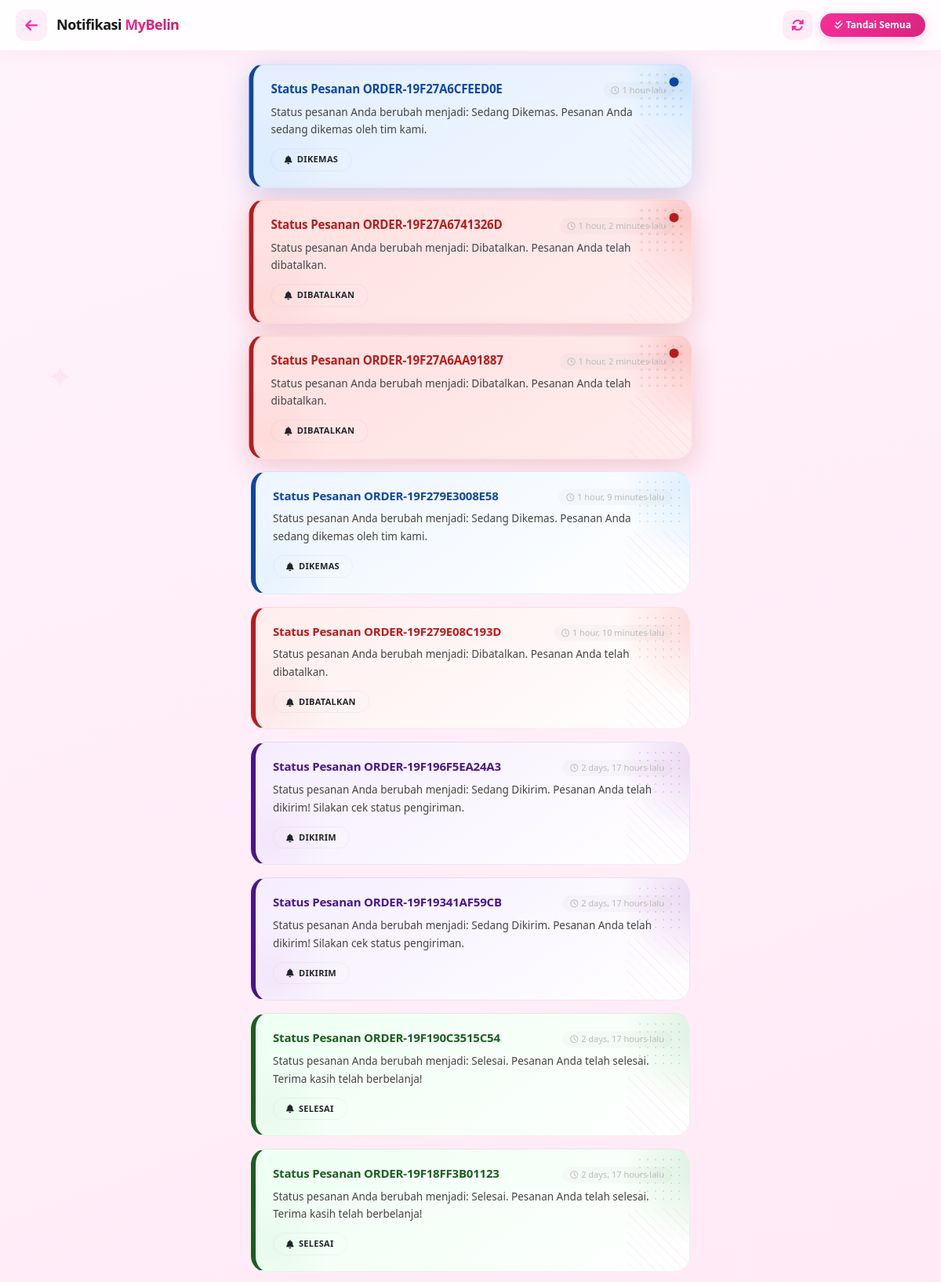
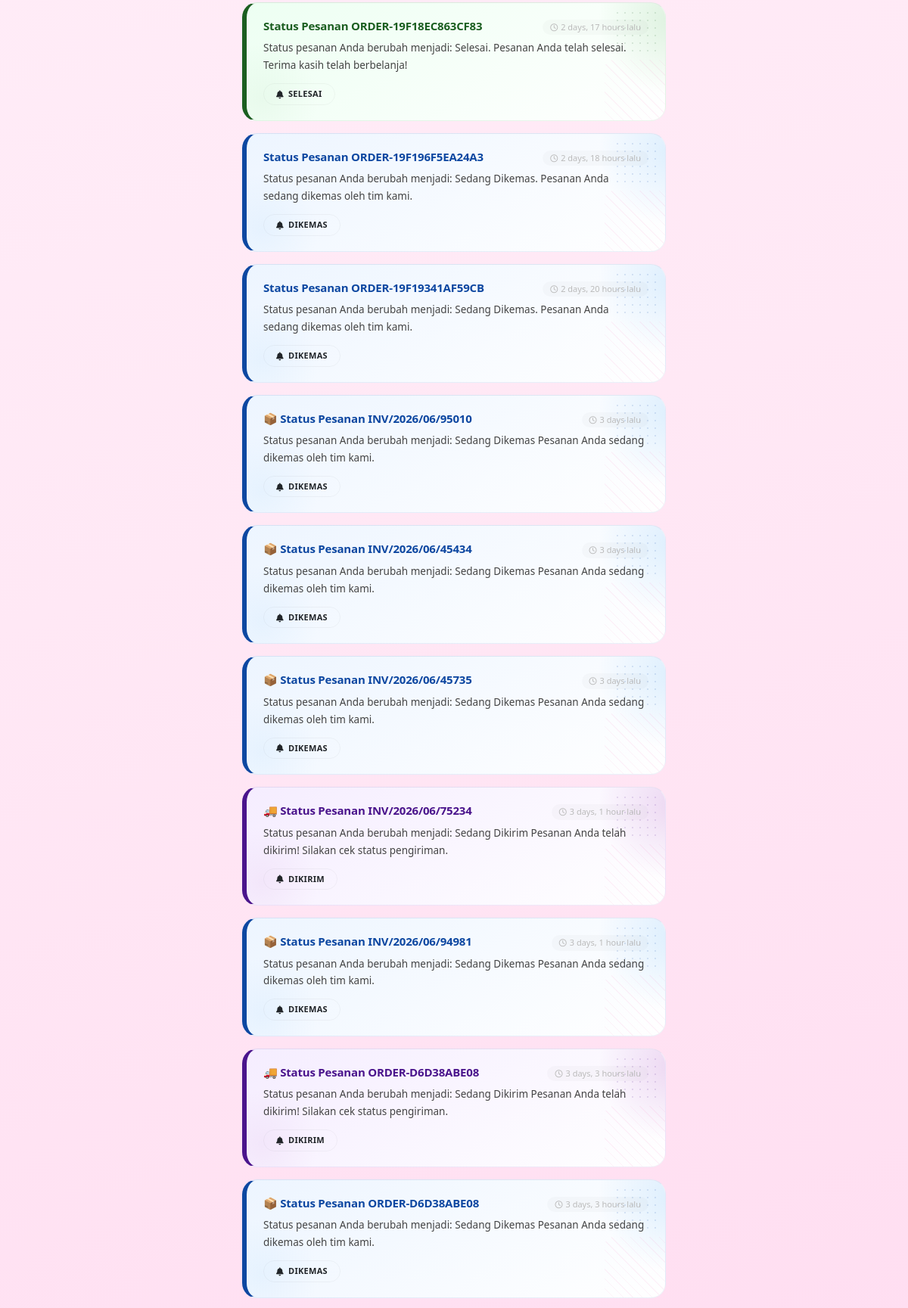
The app's page /notifications/ (signed in, upper part) with its own data (2 pictures, top to bottom).
### toko/models.py (models this page shows, shortened)
class Notification(models.Model):
    STATUS_CHOICES = [
        ('pending', 'Menunggu'),
        ('processed', 'Diproses'),
        ('shipped', 'Dikirim'),
        ('delivered', 'Selesai'),
        ('cancelled', 'Dibatalkan'),
    ]
    user = models.ForeignKey(User, on_delete=models.CASCADE, related_name='notifications')
    title = models.CharField(max_length=200)
    message = models.TextField()
    status = models.CharField(max_length=20, choices=STATUS_CHOICES, default='pending')
    is_read = models.BooleanField(default=False)
    order_id = models.CharField(max_length=50, blank=True, null=True)
    created_at = models.DateTimeField(auto_now_add=True)
    updated_at = models.DateTimeField(auto_now=True)
    class Meta:
        ordering = ['-created_at']

### toko/views.py (the view)
# urls.py: path('notifications/', views.notifications_view, name='notifications'),
@login_required
def notifications_view(request):
    notifications = Notification.objects.filter(user=request.user)
    unread_count = notifications.filter(is_read=False).count()
    if request.method == 'POST':
        notifications.update(is_read=True)
        return JsonResponse({'status': 'success'})
    context = {
        'notifications': notifications,
        'unread_count': unread_count,
    }
    return render(request, 'toko/notifications.html', context)

### toko/templates/toko/notifications.html (shortened to what this page needs)
{% load static %}
<!DOCTYPE html>
<html lang="id">
<head>
    <link href="https://cdn.jsdelivr.net/npm/bootstrap@5.3.0/dist/css/bootstrap.min.css" rel="stylesheet">
    <link rel="stylesheet" href="https://cdnjs.cloudflare.com/ajax/libs/font-awesome/6.0.0/css/all.min.css">
</head>
<body>
    <div class="header">
        <div class="header-left">
            <button class="back-btn" onclick="window.location.href='/'">
                <i class="fas fa-arrow-left"></i>
            </button>
            <h4>Notifikasi <span>MyBelin</span></h4>
        </div>
        <div class="header-right">
            <button class="refresh-btn" onclick="refreshNotifications()" title="Refresh">
                <i class="fas fa-sync-alt"></i>
            </button>
            {% if unread_count > 0 %}
            <button class="mark-all-btn" id="markAllBtn">
                <i class="fas fa-check-double me-1"></i>Tandai Semua
            </button>
            {% else %}
            <span class="all-read-text"><i class="fas fa-check-circle"></i> Semua sudah dibaca</span>
            {% endif %}
        </div>
    </div>
    <div class="notification-list" id="notifList">
        {% if notifications %}
            {% for notif in notifications %}
            {% with status_class=notif.status|default:'default' %}
            <div class="notification-item status-{{ status_class }} {% if not notif.is_read %}unread{% endif %}" data-id="{{ notif.id }}">
                <div class="pattern-dots"></div>
                <div class="pattern-stripes"></div>
                {% if not notif.is_read %}<div class="unread-dot"></div>{% endif %}
                <div class="notif-header">
                    <div class="notif-title">{{ notif.title }}</div>
                    <span class="notif-time"><i class="far fa-clock"></i>{{ notif.created_at|timesince }} lalu</span>
                </div>
                <div class="notif-message">{{ notif.message }}</div>
                <span class="notif-status {{ notif.status }}">
                    <i class="fas fa-{% if notif.status == 'pending' %}clock{% elif notif.status == 'processed' %}box{% elif notif.status == 'shipped' %}truck{% elif notif.status == 'delivered' %}check-circle{% elif notif.status == 'cancelled' %}times-circle{% else %}bell{% endif %}"></i>
                    {{ notif.get_status_display }}
                </span>
            </div>
            {% endwith %}
            {% endfor %}
        {% else %}
            <div class="empty-state">
                <i class="fas fa-bell-slash"></i>
                <h5>Belum ada notifikasi</h5>
                <p>Notifikasi akan muncul di sini</p>
            </div>
        {% endif %}
    </div>
</body>
</html>

### records on screen
Notification: is_read False (drawn), title "Status Pesanan ORDER-19F27A6CFEED0E", created_at "1 hour", message "Status pesanan Anda berubah menjadi: Sedang Dikemas. Pesanan Anda sedang dikemas oleh tim kami.", status "DIKEMAS"
Notification: is_read False (drawn), title "Status Pesanan ORDER-19F27A6741326D", created_at "1 hour, 2 minutes", message "Status pesanan Anda berubah menjadi: Dibatalkan. Pesanan Anda telah dibatalkan.", status "DIBATALKAN"
Notification: is_read False (drawn), title "Status Pesanan ORDER-19F27A6AA91887", created_at "1 hour, 2 minutes", message "Status pesanan Anda berubah menjadi: Dibatalkan. Pesanan Anda telah dibatalkan.", status "DIBATALKAN"
Notification: title "Status Pesanan ORDER-19F279E3008E58", created_at "1 hour, 9 minutes", message "Status pesanan Anda berubah menjadi: Sedang Dikemas. Pesanan Anda sedang dikemas oleh tim kami.", status "DIKEMAS"
Notification: title "Status Pesanan ORDER-19F279E08C193D", created_at "1 hour, 10 minutes", message "Status pesanan Anda berubah menjadi: Dibatalkan. Pesanan Anda telah dibatalkan.", status "DIBATALKAN"
Notification: title "Status Pesanan ORDER-19F196F5EA24A3", created_at "2 days, 17 hours", message "Status pesanan Anda berubah menjadi: Sedang Dikirim. Pesanan Anda telah dikirim! Silakan cek status pengiriman.", status "DIKIRIM"
Notification: title "Status Pesanan ORDER-19F19341AF59CB", created_at "2 days, 17 hours", message "Status pesanan Anda berubah menjadi: Sedang Dikirim. Pesanan Anda telah dikirim! Silakan cek status pengiriman.", status "DIKIRIM"
Notification: title "Status Pesanan ORDER-19F190C3515C54", created_at "2 days, 17 hours", message "Status pesanan Anda berubah menjadi: Selesai. Pesanan Anda telah selesai. Terima kasih telah berbelanja!", status "SELESAI"
Notification: title "Status Pesanan ORDER-19F18FF3B01123", created_at "2 days, 17 hours", message "Status pesanan Anda berubah menjadi: Selesai. Pesanan Anda telah selesai. Terima kasih telah berbelanja!", status "SELESAI"
Notification: title "Status Pesanan ORDER-19F18EC863CF83", created_at "2 days, 17 hours", message "Status pesanan Anda berubah menjadi: Selesai. Pesanan Anda telah selesai. Terima kasih telah berbelanja!", status "SELESAI"
Notification: title "Status Pesanan ORDER-19F196F5EA24A3", created_at "2 days, 18 hours", message "Status pesanan Anda berubah menjadi: Sedang Dikemas. Pesanan Anda sedang dikemas oleh tim kami.", status "DIKEMAS"
Notification: title "Status Pesanan ORDER-19F19341AF59CB", created_at "2 days, 20 hours", message "Status pesanan Anda berubah menjadi: Sedang Dikemas. Pesanan Anda sedang dikemas oleh tim kami.", status "DIKEMAS"
Notification: title "📦 Status Pesanan INV/2026/06/95010", created_at "3 days", message "Status pesanan Anda berubah menjadi: Sedang Dikemas Pesanan Anda sedang dikemas oleh tim kami.", status "DIKEMAS"
Notification: title "📦 Status Pesanan INV/2026/06/45434", created_at "3 days", message "Status pesanan Anda berubah menjadi: Sedang Dikemas Pesanan Anda sedang dikemas oleh tim kami.", status "DIKEMAS"
Notification: title "📦 Status Pesanan INV/2026/06/45735", created_at "3 days", message "Status pesanan Anda berubah menjadi: Sedang Dikemas Pesanan Anda sedang dikemas oleh tim kami.", status "DIKEMAS"
Notification: title "🚚 Status Pesanan INV/2026/06/75234", created_at "3 days, 1 hour", message "Status pesanan Anda berubah menjadi: Sedang Dikirim Pesanan Anda telah dikirim! Silakan cek status pengiriman.", status "DIKIRIM"
Notification: title "📦 Status Pesanan INV/2026/06/94981", created_at "3 days, 1 hour", message "Status pesanan Anda berubah menjadi: Sedang Dikemas Pesanan Anda sedang dikemas oleh tim kami.", status "DIKEMAS"
Notification: title "🚚 Status Pesanan ORDER-D6D38ABE08", created_at "3 days, 3 hours", message "Status pesanan Anda berubah menjadi: Sedang Dikirim Pesanan Anda telah dikirim! Silakan cek status pengiriman.", status "DIKIRIM"
Notification: title "📦 Status Pesanan ORDER-D6D38ABE08", created_at "3 days, 3 hours", message "Status pesanan Anda berubah menjadi: Sedang Dikemas Pesanan Anda sedang dikemas oleh tim kami.", status "DIKEMAS"
